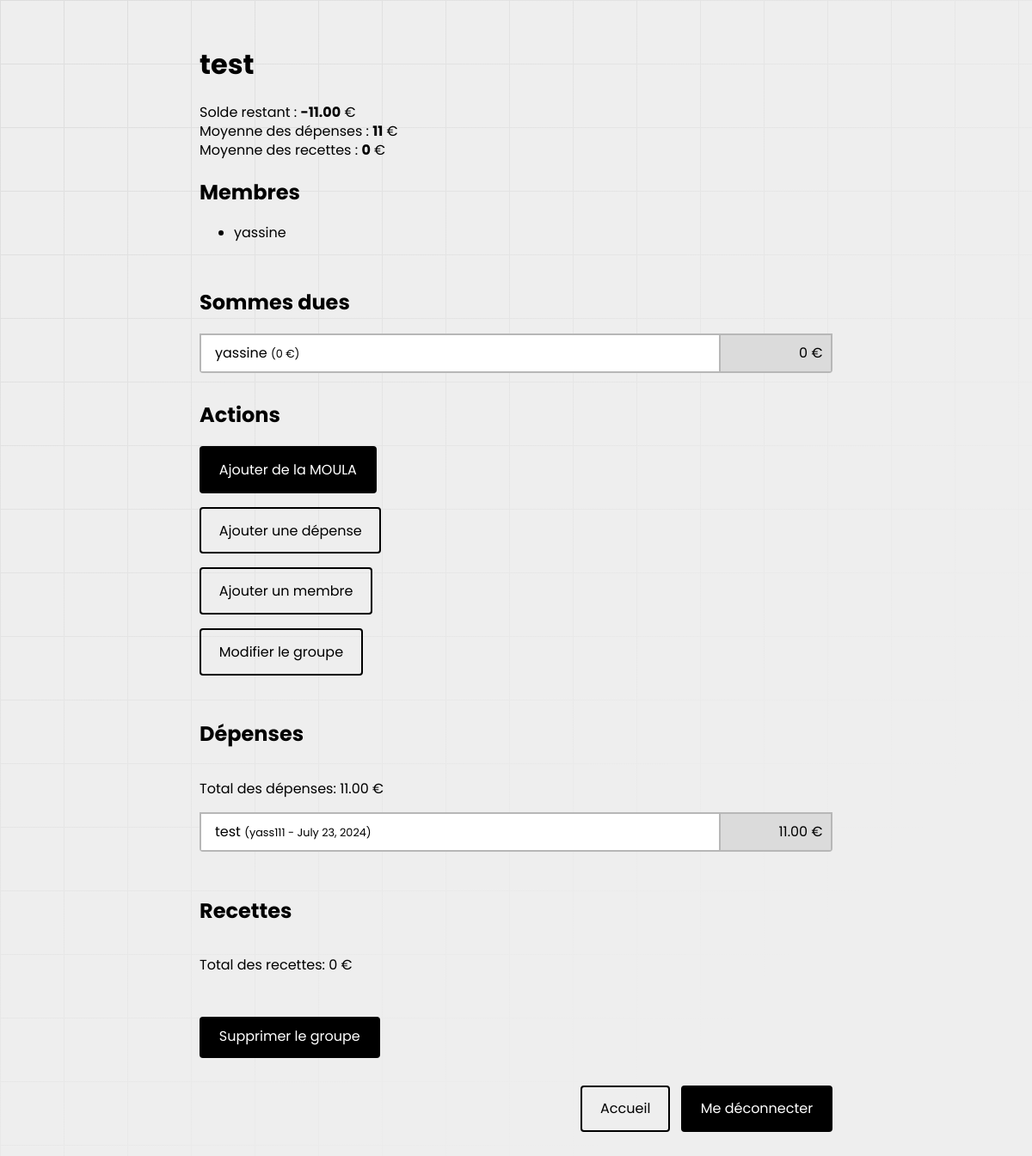
Screenshot of /group/2/ (signed in) with the database file from the repository.
### tricount/models.py (models this page shows, shortened)
class Group(models.Model):
    name = models.CharField(max_length=255)
    description = models.TextField(blank=True)
    members = models.ManyToManyField(User, related_name='membership_groups')

class Expense(models.Model):
    group = models.ForeignKey(Group, on_delete=models.CASCADE, related_name='expenses')
    description = models.CharField(max_length=255)
    amount = models.DecimalField(max_digits=10, decimal_places=2)
    date = models.DateField(default=datetime.datetime.now)
    payer = models.ForeignKey(User, on_delete=models.CASCADE, related_name='expenses_payer')
    participants = models.ManyToManyField(User, related_name='expenses_participant')

### tricount/views.py (the view)
# urls.py: path('group/<int:group_id>/', views.group_detail, name='group_detail'),
@login_required
def group_detail(request, group_id):
    group = get_object_or_404(Group, id=group_id)
    expenses = group.expenses.all()
    total_expenses_amount = functools.reduce(lambda a, b: a + b.amount, expenses, 0)
    receipts = group.receipts.all()
    total_receipts_amount = functools.reduce(lambda a, b: a + b.amount, receipts, 0)
    members = group.members.all()
    average_expenses = calculate_average(expenses, members)
    average_receipts = calculate_average(receipts, members)
    solde = calculate_available_amount(group.expenses.all(), group.receipts.all())
    max_receipt = 0
    for member in members:
        member.group_receipts_amount = calculate_amount(member.receipts_payer.filter(group=group))
        if member.group_receipts_amount > max_receipt:
            max_receipt = member.group_receipts_amount
    for member in members:
        member.group_balance = round(max_receipt - member.group_receipts_amount)
    return render(request, 'tricount/group_detail.html', {
        'group': group,
        'members': members,
        "solde": solde,
        'expenses': expenses,
        'total_expenses_amount': total_expenses_amount,
        'receipts': receipts,
        'total_receipts_amount': total_receipts_amount,
        "average_expenses": round(average_expenses),
        "average_receipts": round(average_receipts)
    })

### tricount/views.py (called while the page is built)
def calculate_amount(entity):
    return (functools.reduce(lambda a, b: a + b.amount, entity, 0) or 0)

def calculate_available_amount(expenses, receipts):
    return calculate_amount(receipts) - calculate_amount(expenses)

def calculate_average(entity, members):
    return (functools.reduce(lambda a, b: a + b.amount, entity, 0) / len(members)) or 0

### tricount/templates/tricount/group_detail.html (shortened to what this page needs)
{% extends 'base.html' %}
{% load custom_filters %}
{% block content %}
    <h1>{{ group.name }}</h1>
    <p>Solde restant : <b>{{ solde }}</b> €<br>Moyenne des dépenses : <b>{{ average_expenses }}</b> €<br>Moyenne des recettes : <b>{{ average_receipts }}</b> €</p>
    <h2>Membres</h2>
    <ul>
        {% for member in group.members.all %}
        <li>{{ member.username }}</li>
        {% endfor %}
    </ul>
    <div class="groups">
        <h2>Sommes dues</h2>
        {% for member in members %}
            <div class="group">
                <p>{{ member.username }} <span style="font-size: 0.8rem;">({{ member.group_balance }} €)</span></p>
                <div>{{ member.group_balance }} €</div>
            </div>
        {% endfor %}
    </div>
    <h2>Actions</h2>
    <div style="margin-bottom: 1rem;">
        <div style="margin-bottom: 1rem;"><a class="button glow" href="{% url 'add_receipt' group.id %}">Ajouter de la MOULA</a></div>
        <div style="margin-bottom: 1rem;"><a class="button secondary" href="{% url 'add_expense' group.id %}">Ajouter une dépense</a></div>
        <div style="margin-bottom: 1rem;"><a class="button secondary" href="{% url 'add_member' group.id %}">Ajouter un membre</a></div>
        <div style="margin-bottom: 1rem;"><a class="button secondary" href="{% url 'edit_group' group.id %}">Modifier le groupe</a></div>
    </div>
    <div class="groups">
        <h2>Dépenses</h2>
        <p>Total des dépenses: {{ total_expenses_amount }} €</p>
        {% for expense in expenses %}
            <div class="group">
                <p>{{ expense.description }} <span style="font-size: 0.8rem;">({{ expense.payer.username }} - {{ expense.date }})</span></p>
                <div>{{ expense.amount }} €</div>
            </div>
        {% endfor %}
    </div>
    <div class="groups">
        <h2>Recettes</h2>
        <p>Total des recettes: {{ total_receipts_amount }} €</p>
    </div>
    <form method="post" action="{% url 'delete_group' group.id %}">
        <button class="glow" type="submit">Supprimer le groupe</button>
    </form>
{% endblock %}

### tricount/static/variables.css (style rules this page uses)
:root { --color-accent: #0031e4; --color-primary: white; --color-secondary: black; --color-grey-1: #3b3b3b; --color-grey-2: #6f6f6f; --color-grey-3: #b7b7b7; --color-grey-4: #dbdbdb; --color-warn: #e96900; --radius-small: 0.25rem; --gap-mini: 0.25rem; --gap-small: 0.5rem; --gap-regular: 0.8rem; --gap-medium: 1.3rem; --gap-large: 2rem; }

### tricount/static/base.css (style rules this page uses)
:root { --color-background: #eeeeee; --color-gradient: #eeeeee; --color-pattern: #dddddd; --size-pattern: 74px; --angle-gradient: 135deg; --icon-fill: 0; --icon-wght: 300; --icon-grad: 0; --icon-opsz: 24; font-family: "Poppins", Arial, Helvetica, sans-serif; }
body { display: flex; flex-direction: column; align-items: center; justify-content: flex-start; min-height: 100vh; overflow: auto; background-color: var(--color-background); background-image: linear-gradient( var(--angle-gradient), transparent, var(--color-gradient) 80% ), linear-gradient(var(--color-pattern) 1px, transparent 1px), linear-gradient(to right, var(--color-pattern) 1px, transparent 1px); background-size: 100% 100%, var(--size-pattern) var(--size-pattern), var(--size-pattern) var(--size-pattern); }

### tricount/static/button.css (style rules this page uses)
button, .button { display: block; width: max-content; padding: var(--gap-regular) var(--gap-medium); color: var(--color-primary); background: var(--color-secondary); border: 2px solid var(--color-secondary); cursor: pointer; user-select: none; -webkit-user-select: none; touch-action: manipulation; border-radius: var(--radius-small); transition: 200ms ease; }
a.button { text-decoration: none; line-height: normal; }
button.secondary, .button.secondary { background-color: transparent; color: var(--color-secondary); }
button.glow, .button.glow { position: relative; z-index: 0; }
button.glow:before, .button.glow:before { content: ""; background: linear-gradient( 45deg, #ff0000, #ff7300, #fffb00, #48ff00, #00ffd5, #002bff, #7a00ff, #ff00c8, #ff0000 ); position: absolute; top: -0.25rem; left: -0.25rem; background-size: 400%; z-index: -1; filter: blur(5px); -webkit-filter: blur(5px); width: calc(100% + 0.5rem); height: calc(100% + 0.5rem); animation: glowing-button 20s linear infinite; transition: opacity 0.3s ease-in-out; border-radius: inherit; opacity: 0; }
button.glow:after, .button.glow:after { z-index: -1; content: ""; position: absolute; width: 100%; height: 100%; background: var(--color-secondary); left: 0; top: 0; border-radius: inherit; }

### tricount/static/form.css (style rules this page uses)
form { display: flex; flex-direction: column; gap: var(--gap-medium); }

### tricount/static/group.css (style rules this page uses)
.groups { display: flex; flex-direction: column; width: 100%; margin: 2rem 0; }
.group { cursor: pointer; display: flex; align-items: stretch; border: 2px solid var(--color-grey-3); border-radius: var(--radius-small); text-decoration: none; color: var(--color-secondary); transition: 200ms ease; }
.groups .group { border-radius: 0; margin-bottom: -2px; }
.groups .group:last-child { border-radius: 0 0 var(--radius-small) var(--radius-small); margin-bottom: 0; }
.group > p { margin: 0; height: 100%; flex: 1 1 auto; padding: 0.6rem 1rem; background-color: var(--color-primary); border-right: 2px solid var(--color-grey-3); }
.group > div { flex: none; margin: 0; width: 8rem; padding: 0.6rem; text-align: right; background-color: var(--color-grey-4); }

### rows the page displays
Group: name "test"
Expense: description "test", payer.username "yass111", date "July 23, 2024", amount "11.00"

### other values shown
{{ solde }} "-11.00"
{{ average_expenses }} "11"
{{ average_receipts }} "0"
{{ member.username }} "yassine"
{{ member.group_balance }} "0"
{{ total_expenses_amount }} "11.00"
{{ total_receipts_amount }} "0"
